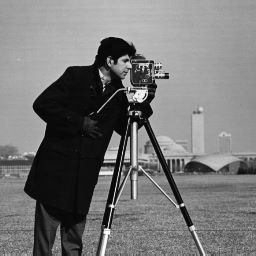
%> input picture A3/image.JPG, 256 x 256 px
$ octave q3.m   (GNU Octave 9; MATLAB toolbox functions it lacks are replaced by stand-ins)
%> lines starting %> are read from the running program, lines starting %| are printed output that depends on the picture
I=imread('image.jpg');
%> I is the input picture: size 256x256x3 uint8; min 0, max 255, mean 118.7
j = imtranslate(I,[35, 25]);
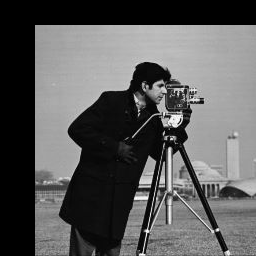
%> j: size 256x256x3 uint8; min 0, max 255, mean 90.8
I=rgb2gray(I);
%> I: size 256x256 uint8
J=rgb2gray(j);
%% Cosine and sine
cT=dct2(I);
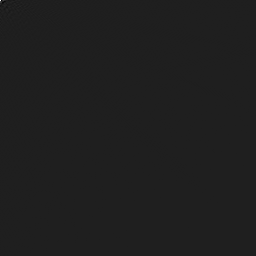
%> cT: size 256x256 double; min -4224.4, max 30393.4, mean 0.6; drawn with min black and max white
cTj=dct2(J);
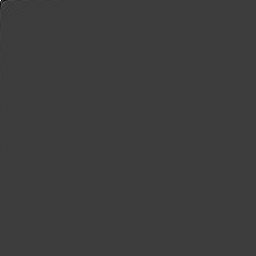
%> cTj: size 256x256 double; min -7339.6, max 23249.3, mean 0; drawn with min black and max white
figure
subplot(1,2,1),imshow(I),title('Original Image');
subplot(1,2,2),imshow(j),title('Translated Image');
figure
subplot(2,2,1), imshow(log(abs(cT)),[]), colormap(gca,jet(64)), colorbar, title('Cosine');
%> after `imshow(log(abs(cT)),[])`:
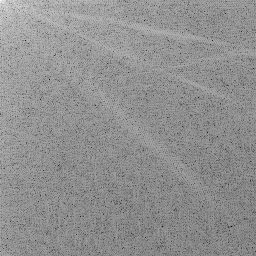
%> displayed picture: size 256x256, on the screen's scale of 0 to 255; min 0, max 255, mean 144.3
%> after `title('Cosine')`:
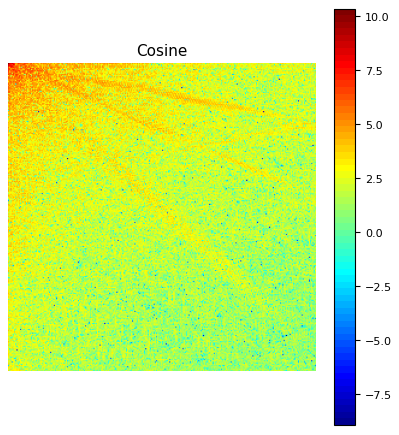
%> figure redrawn from the program's plot data
%> (the run ends here)
